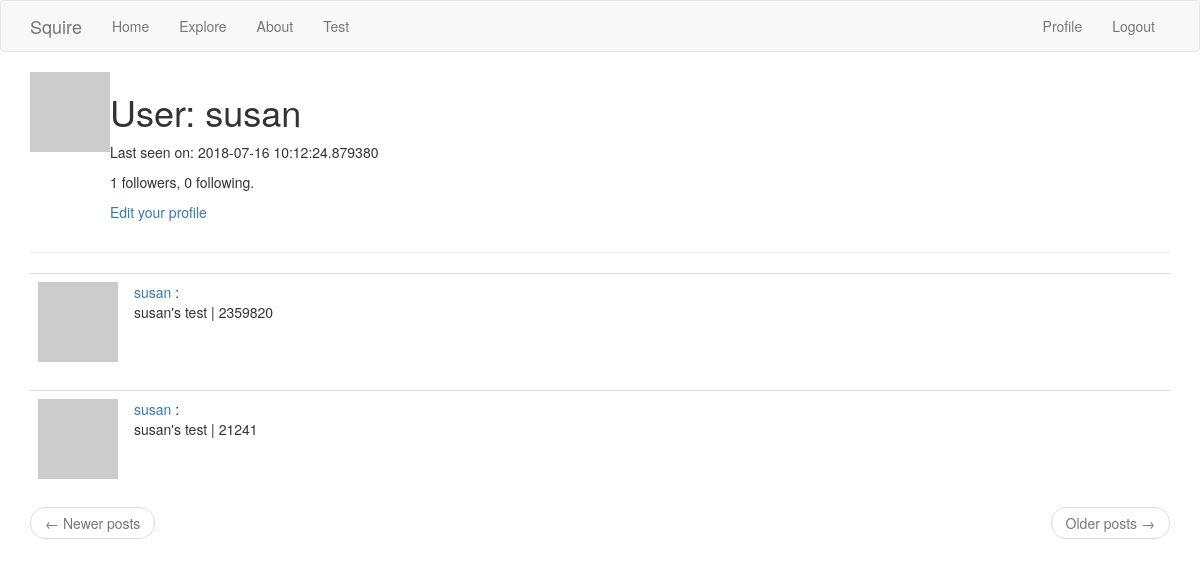
Before: /user/susan (signed in) with the older database file.
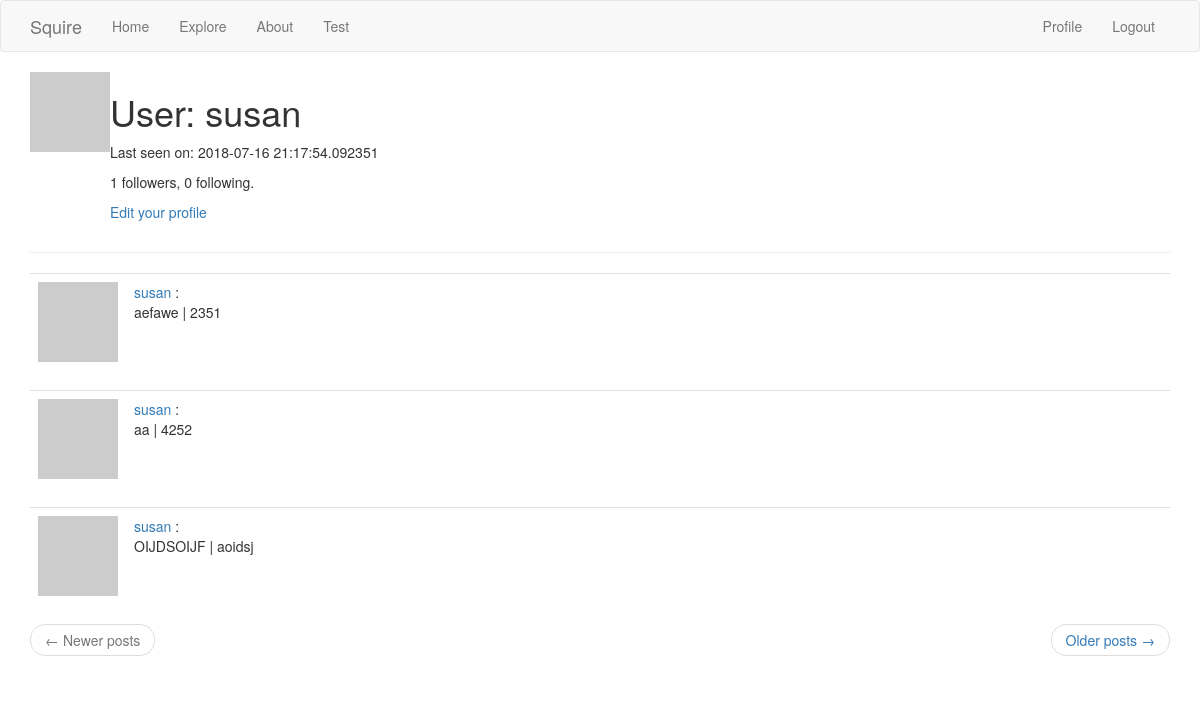
After: the same page with the newer database file.
### app/models.py (models this page shows, shortened)
class User(UserMixin, db.Model):
    id = db.Column(db.Integer, primary_key=True)
    username = db.Column(db.String(64), index=True, unique=True)
    email = db.Column(db.String(120), index=True, unique=True)
    password_hash = db.Column(db.String(128))
    scores = db.relationship('Score', backref='author', lazy='dynamic')
    about_me = db.Column(db.String(140))
    last_seen = db.Column(db.DateTime, default=datetime.utcnow)
    followed = db.relationship(
        'User', secondary=followers,
        primaryjoin=(followers.c.follower_id == id),
        secondaryjoin=(followers.c.followed_id == id),
        backref=db.backref('followers', lazy='dynamic'), lazy='dynamic')
    def avatar(self, size):
        digest = md5(self.email.lower().encode('utf-8')).hexdigest()
        return 'https://www.gravatar.com/avatar/{}?d=identicon&s={}'.format(digest, size)

class Score(db.Model):
    id = db.Column(db.Integer, primary_key=True)
    testname = db.Column(db.String(140))
    score = db.Column(db.String(140))
    timestamp = db.Column(db.DateTime, index=True, default=datetime.utcnow)
    user_id = db.Column(db.Integer, db.ForeignKey('user.id'))

### app/routes.py (the view)
@app.route('/user/<username>')
@login_required
def user(username):
    user = User.query.filter_by(username=username).first_or_404()
    page = request.args.get('page', 1, type=int)
    scores = user.scores.order_by(Score.timestamp.desc()).paginate(
        page, app.config['POSTS_PER_PAGE'], False)
    next_url = url_for('user', username=user.username, page=scores.next_num) \
        if scores.has_next else None
    prev_url = url_for('user', username=user.username, page=scores.prev_num) \
        if scores.has_prev else None
    return render_template('user.html', user=user, scores=scores.items,
                           next_url=next_url, prev_url=prev_url)

### app/models.py (called while the page is built)
@login.user_loader
def load_user(id):
    return User.query.get(int(id))

### app/routes.py (called while the page is built)
@app.before_request
def before_request():
    if current_user.is_authenticated:
        current_user.last_seen = datetime.utcnow()
        db.session.commit()

### app/templates/user.html (shortened to what this page needs)
{% extends "base.html" %}
{% block app_content %}
    <table>
        <tr valign="top">
            <td><img src="{{ user.avatar(128) }}"></td>
            <td>
                <h1>User: {{ user.username }}</h1>
                {% if user.last_seen %}<p>Last seen on: {{ user.last_seen }}</p>{% endif %}
                <p>{{ user.followers.count() }} followers, {{ user.followed.count() }} following.</p>
                {% if user == current_user %}
                <p><a href="{{ url_for('edit_profile') }}">Edit your profile</a></p>
                {% elif not current_user.is_following(user) %}
                <p><a href="{{ url_for('follow', username=user.username) }}">Follow</a></p>
                {% else %}
                <p><a href="{{ url_for('unfollow', username=user.username) }}">Unfollow</a></p>
                {% endif %}
            </td>
        </tr>
    </table>
    <hr>
    {% for score in scores %}
        {% include '_post.html' %}
    {% endfor %}
    <nav aria-label="...">
        <ul class="pager">
            <li class="previous{% if not prev_url %} disabled{% endif %}">
                <a href="{{ prev_url or '#' }}">
                    <span aria-hidden="true">&larr;</span> Newer posts
                </a>
            </li>
            <li class="next{% if not next_url %} disabled{% endif %}">
                <a href="{{ next_url or '#' }}">
                    Older posts <span aria-hidden="true">&rarr;</span>
                </a>
            </li>
        </ul>
    </nav>
{% endblock %}

### app/templates/_post.html
<table class="table table-hover">
    <tr>
        <td width="70px">
            <a href="{{ url_for('user', username=score.author.username) }}">
                <img src="{{ score.author.avatar(70) }}" />
            </a>
        </td>
        <td>
            <a href="{{ url_for('user', username=score.author.username) }}">
                {{ score.author.username }}
            </a>:
            <br>
            {{ score.testname }} | {{ score.score }}
        </td>
    </tr>
</table>

Changed rows visible on the page:
no longer on this page (row unchanged): Score: author.username "susan", testname "susan's test", score "2359820"
no longer on this page (row unchanged): Score: author.username "susan", testname "susan's test", score "21241"
changed User "susan": last_seen "2018-07-16 10:12:24.879380" → "2018-07-16 21:17:54.092351"
added Score: author.username "susan", testname "aefawe", score "2351"
added Score: author.username "susan", testname "aa", score "4252"
added Score: author.username "susan", testname "OIJDSOIJF", score "aoidsj"
